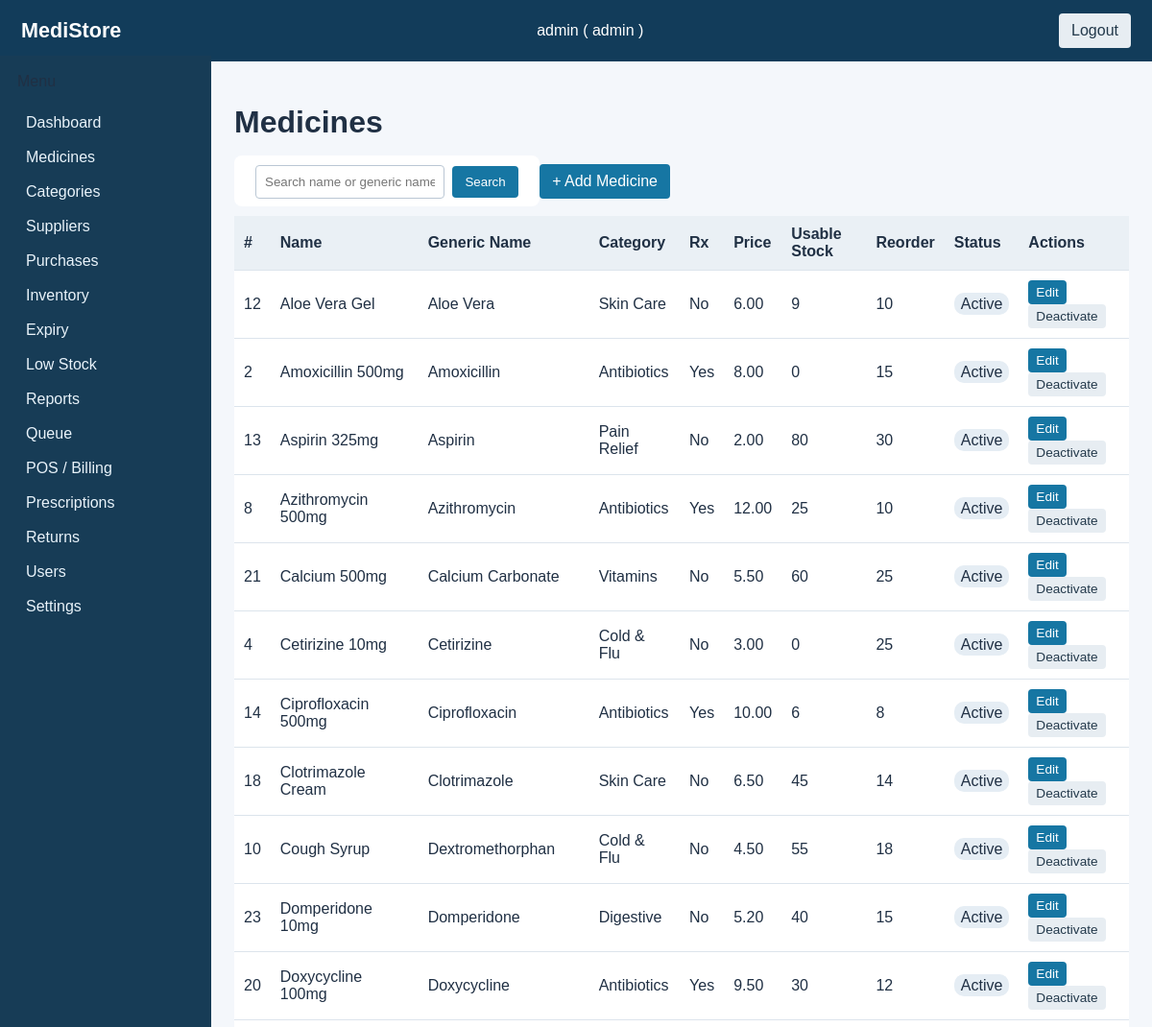
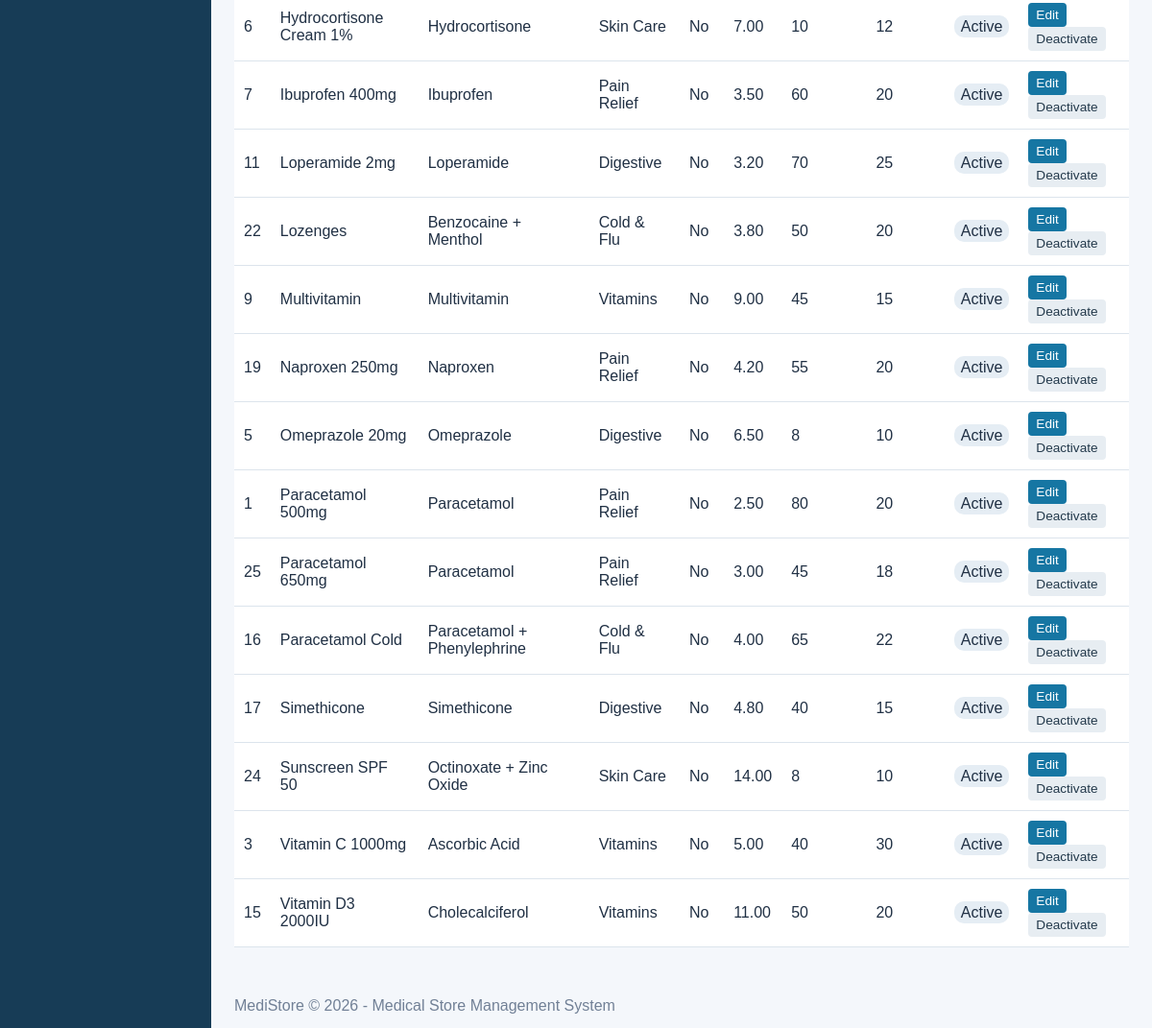
Screenshot of /medicines/list.php (signed in) with the database file from the repository (2 pictures, top to bottom).
### tables this page shows
CREATE TABLE medicines (
    medicine_id          INT UNSIGNED NOT NULL AUTO_INCREMENT PRIMARY KEY,
    category_id          INT UNSIGNED NOT NULL,
    name                 VARCHAR(150) NOT NULL,
    generic_name         VARCHAR(150),
    requires_prescription TINYINT UNSIGNED NOT NULL DEFAULT 0,
    selling_price        DECIMAL(10,2) NOT NULL DEFAULT 0.00,
    reorder_level        INT UNSIGNED NOT NULL DEFAULT 0,
    status               ENUM('active','inactive') NOT NULL DEFAULT 'active',
    created_at           TIMESTAMP NOT NULL DEFAULT CURRENT_TIMESTAMP,
    CONSTRAINT fk_medicines_category FOREIGN KEY (category_id) REFERENCES categories(category_id) ON DELETE RESTRICT
);

CREATE TABLE categories (
    category_id   INT UNSIGNED NOT NULL AUTO_INCREMENT PRIMARY KEY,
    category_name VARCHAR(100) NOT NULL UNIQUE,
    description   VARCHAR(255),
    status        ENUM('active','inactive') NOT NULL DEFAULT 'active'
);

### includes/functions.php (called while the page is built, shortened)
<?php
function e(string $value = ''): string {
    return htmlspecialchars($value, ENT_QUOTES | ENT_HTML5, 'UTF-8');
}

### medicines/list.php (the view, shortened to what this page needs)
<?php
require_once __DIR__ . '/../includes/header.php';
$pdo = db();
$role = $_SESSION['user_role'] ?? '';
$search = $_GET['search'] ?? '';
$sql = "SELECT m.*, c.category_name,
           (SELECT COALESCE(SUM(b.available_qty),0)
            FROM batches b
            WHERE b.medicine_id = m.medicine_id
              AND b.available_qty > 0
              AND b.expiry_date >= CURDATE()
             ) AS usable_stock
        FROM medicines m
        LEFT JOIN categories c ON c.category_id = m.category_id";
$params = [];
$sql .= " ORDER BY m.name";
$stmt = $pdo->prepare($sql);
$stmt->execute($params);
$rows = $stmt->fetchAll();
?>
<h1>Medicines</h1>
<div class="bar">
    <form method="get" action="list.php" style="display:inline;">
        <input type="text" name="search" value="<?php echo e($search); ?>" placeholder="Search name or generic name...">
        <button type="submit" class="btn">Search</button>
    </form>
    <?php if (in_array($role, ['admin','manager'], true)): ?>
        <a class="btn" href="add.php">+ Add Medicine</a>
    <?php endif; ?>
</div>
<table class="data-table">
    <thead><tr>
        <th>#</th><th>Name</th><th>Generic Name</th><th>Category</th><th>Rx</th><th>Price</th><th>Usable Stock</th><th>Reorder</th><th>Status</th><th>Actions</th>
    </tr></thead>
    <tbody>
    <?php foreach ($rows as $r): ?>
        <tr>
            <td><?php echo (int)$r['medicine_id']; ?></td>
            <td><?php echo e($r['name']); ?></td>
            <td><?php echo e($r['generic_name'] ?? ''); ?></td>
            <td><?php echo e($r['category_name'] ?? ''); ?></td>
            <td><?php echo e((int)$r['requires_prescription'] ? 'Yes' : 'No'); ?></td>
            <td><?php echo e(number_format($r['selling_price'], 2)); ?></td>
            <td><?php echo (int)$r['usable_stock']; ?></td>
            <td><?php echo (int)$r['reorder_level']; ?></td>
            <td><span class="badge status-<?php echo e($r['status']); ?>"><?php echo e(ucfirst($r['status'])); ?></span></td>
            <td>
                <?php if (in_array($role, ['admin','manager'], true)): ?>
                    <a class="btn small" href="edit.php?id=<?php echo (int)$r['medicine_id']; ?>">Edit</a>
                <?php endif; ?>
                <a class="btn small ghost" href="toggle.php?id=<?php echo (int)$r['medicine_id']; ?>&status=<?php echo e($r['status'] === 'active' ? 'inactive' : 'active'); ?>" onclick="return confirm('Toggle status?')">
                    <?php echo e($r['status'] === 'active' ? 'Deactivate' : 'Activate'); ?>
                </a>
            </td>
        </tr>
    <?php endforeach; ?>
    </tbody>
</table>
<?php require_once __DIR__ . '/../includes/footer.php'; ?>

### assets/css/style.css (style rules this page uses)
:root { font-family:Arial,sans-serif;color:#203044;background:#f4f7fb }
* { box-sizing:border-box }
body { margin:0 }
table { width:100%;border-collapse:collapse;background:white;margin:14px 0 }
th,td { padding:10px;border-bottom:1px solid #dce4ec;text-align:left }
th { background:#eaf0f5 }
form { background:white;padding:18px;border-radius:8px;margin:12px 0 }
input,select,textarea { padding:9px;border:1px solid #bac7d4;border-radius:4px;margin:4px }
.btn,button { display:inline-block;background:#1676a3;color:white;padding:9px 13px;border:0;border-radius:4px;text-decoration:none;cursor:pointer }
.btn.ghost { background:#e7edf2;color:#23394b }
.btn.small { padding:5px 8px;font-size:.85rem }
.badge,.rx-badge { padding:3px 7px;border-radius:10px;background:#e5edf4 }

### rows the page displays
medicines: medicine_id "12", name "Aloe Vera Gel", generic_name "Aloe Vera", category.category_name "Skin Care", requires_prescription "No", selling_price "6.00", usable_stock "9", reorder_level "10", status "Active", status "Deactivate"
medicines: medicine_id "2", name "Amoxicillin 500mg", generic_name "Amoxicillin", category.category_name "Antibiotics", requires_prescription "Yes", selling_price "8.00", usable_stock "0", reorder_level "15", status "Active", status "Deactivate"
medicines: medicine_id "13", name "Aspirin 325mg", generic_name "Aspirin", category.category_name "Pain Relief", requires_prescription "No", selling_price "2.00", usable_stock "80", reorder_level "30", status "Active", status "Deactivate"
medicines: medicine_id "8", name "Azithromycin 500mg", generic_name "Azithromycin", category.category_name "Antibiotics", requires_prescription "Yes", selling_price "12.00", usable_stock "25", reorder_level "10", status "Active", status "Deactivate"
medicines: medicine_id "21", name "Calcium 500mg", generic_name "Calcium Carbonate", category.category_name "Vitamins", requires_prescription "No", selling_price "5.50", usable_stock "60", reorder_level "25", status "Active", status "Deactivate"
medicines: medicine_id "4", name "Cetirizine 10mg", generic_name "Cetirizine", category.category_name "Cold & Flu", requires_prescription "No", selling_price "3.00", usable_stock "0", reorder_level "25", status "Active", status "Deactivate"
medicines: medicine_id "14", name "Ciprofloxacin 500mg", generic_name "Ciprofloxacin", category.category_name "Antibiotics", requires_prescription "Yes", selling_price "10.00", usable_stock "6", reorder_level "8", status "Active", status "Deactivate"
medicines: medicine_id "18", name "Clotrimazole Cream", generic_name "Clotrimazole", category.category_name "Skin Care", requires_prescription "No", selling_price "6.50", usable_stock "45", reorder_level "14", status "Active", status "Deactivate"
medicines: medicine_id "10", name "Cough Syrup", generic_name "Dextromethorphan", category.category_name "Cold & Flu", requires_prescription "No", selling_price "4.50", usable_stock "55", reorder_level "18", status "Active", status "Deactivate"
medicines: medicine_id "23", name "Domperidone 10mg", generic_name "Domperidone", category.category_name "Digestive", requires_prescription "No", selling_price "5.20", usable_stock "40", reorder_level "15", status "Active", status "Deactivate"
medicines: medicine_id "20", name "Doxycycline 100mg", generic_name "Doxycycline", category.category_name "Antibiotics", requires_prescription "Yes", selling_price "9.50", usable_stock "30", reorder_level "12", status "Active", status "Deactivate"
medicines: medicine_id "6", name "Hydrocortisone Cream 1%", generic_name "Hydrocortisone", category.category_name "Skin Care", requires_prescription "No", selling_price "7.00", usable_stock "10", reorder_level "12", status "Active", status "Deactivate"
medicines: medicine_id "7", name "Ibuprofen 400mg", generic_name "Ibuprofen", category.category_name "Pain Relief", requires_prescription "No", selling_price "3.50", usable_stock "60", reorder_level "20", status "Active", status "Deactivate"
medicines: medicine_id "11", name "Loperamide 2mg", generic_name "Loperamide", category.category_name "Digestive", requires_prescription "No", selling_price "3.20", usable_stock "70", reorder_level "25", status "Active", status "Deactivate"
medicines: medicine_id "22", name "Lozenges", generic_name "Benzocaine + Menthol", category.category_name "Cold & Flu", requires_prescription "No", selling_price "3.80", usable_stock "50", reorder_level "20", status "Active", status "Deactivate"
medicines: medicine_id "9", name "Multivitamin", generic_name "Multivitamin", category.category_name "Vitamins", requires_prescription "No", selling_price "9.00", usable_stock "45", reorder_level "15", status "Active", status "Deactivate"
medicines: medicine_id "19", name "Naproxen 250mg", generic_name "Naproxen", category.category_name "Pain Relief", requires_prescription "No", selling_price "4.20", usable_stock "55", reorder_level "20", status "Active", status "Deactivate"
medicines: medicine_id "5", name "Omeprazole 20mg", generic_name "Omeprazole", category.category_name "Digestive", requires_prescription "No", selling_price "6.50", usable_stock "8", reorder_level "10", status "Active", status "Deactivate"
medicines: medicine_id "1", name "Paracetamol 500mg", generic_name "Paracetamol", category.category_name "Pain Relief", requires_prescription "No", selling_price "2.50", usable_stock "80", reorder_level "20", status "Active", status "Deactivate"
medicines: medicine_id "25", name "Paracetamol 650mg", generic_name "Paracetamol", category.category_name "Pain Relief", requires_prescription "No", selling_price "3.00", usable_stock "45", reorder_level "18", status "Active", status "Deactivate"
medicines: medicine_id "16", name "Paracetamol Cold", generic_name "Paracetamol + Phenylephrine", category.category_name "Cold & Flu", requires_prescription "No", selling_price "4.00", usable_stock "65", reorder_level "22", status "Active", status "Deactivate"
medicines: medicine_id "17", name "Simethicone", generic_name "Simethicone", category.category_name "Digestive", requires_prescription "No", selling_price "4.80", usable_stock "40", reorder_level "15", status "Active", status "Deactivate"
medicines: medicine_id "24", name "Sunscreen SPF 50", generic_name "Octinoxate + Zinc Oxide", category.category_name "Skin Care", requires_prescription "No", selling_price "14.00", usable_stock "8", reorder_level "10", status "Active", status "Deactivate"
medicines: medicine_id "3", name "Vitamin C 1000mg", generic_name "Ascorbic Acid", category.category_name "Vitamins", requires_prescription "No", selling_price "5.00", usable_stock "40", reorder_level "30", status "Active", status "Deactivate"
medicines: medicine_id "15", name "Vitamin D3 2000IU", generic_name "Cholecalciferol", category.category_name "Vitamins", requires_prescription "No", selling_price "11.00", usable_stock "50", reorder_level "20", status "Active", status "Deactivate"

### other values shown
$_SESSION['username'] "admin"
$_SESSION['user_role'] "admin"
$label "Medicines"
$label "Categories"
$label "Suppliers"
$label "Purchases"
$label "Inventory"
$label "Expiry"
$label "Low Stock"
$label "Reports"
$label "Queue"
$label "POS / Billing"
$label "Prescriptions"
$label "Returns"
$label "Users"
